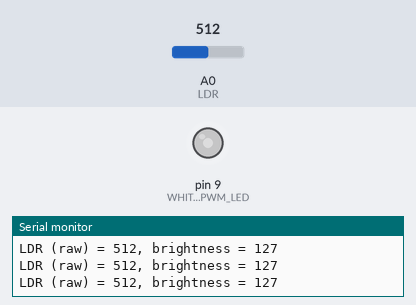
A sketch run on a simulated Arduino Uno, built with avr-gcc and run on an emulated ATmega328P. Shown: output pins drawn as LEDs (lit = HIGH), the last lines printed to the serial monitor. Inputs (shaded band) come from the test bench; at power-on: A0 (LDR) = 512.

Above: at 1.2 s.
1.3 s: A0 (LDR) set to 716
At 1.7 s:
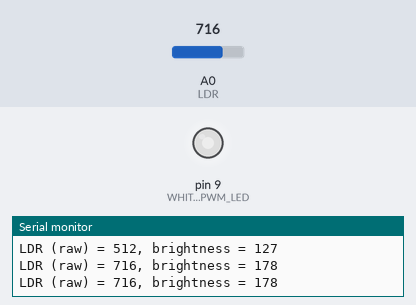
2.9 s: A0 (LDR) set to 900
At 4.2 s:
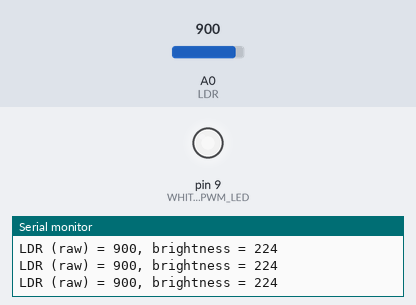
4.5 s: A0 (LDR) set to 122
At 5.7 s:
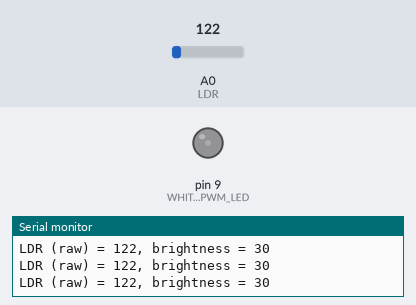
6.1 s: A0 (LDR) set to 0
At 7.1 s:
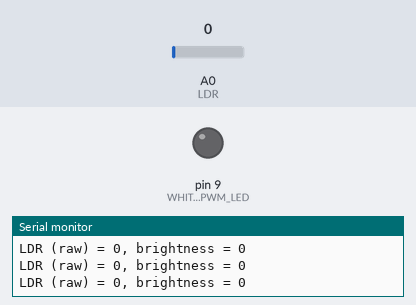
7.7 s: A0 (LDR) set to 511
At 8.5 s:
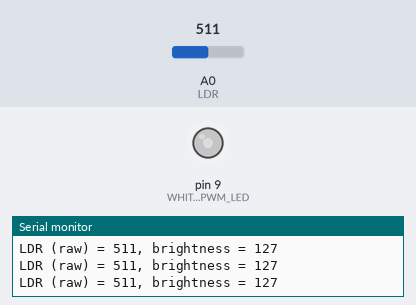
Timing chart, 0 to 10.3 s (numbered marks = the images above; inputs shaded):
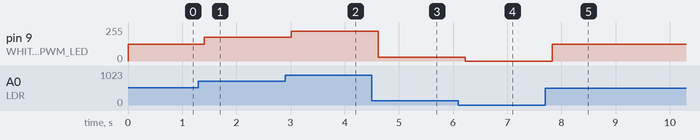

The sketch:

ldr.ino
```cpp
int WHITE_PWM_LED = 9;
int LDR = A0;
int ldr_level = 0;
int brightness = 0;

void setup() {
  // put your setup code here, to run once:
  pinMode(WHITE_PWM_LED, OUTPUT);
  pinMode(LDR, INPUT);
  Serial.begin(9600);
}

void loop() {
  // put your main code here, to run repeatedly:
  ldr_level = analogRead(LDR);
  Serial.print("LDR (raw) = ");
  Serial.print(ldr_level);

  brightness = map(ldr_level, 0, 1023, 0, 255);
  Serial.print(", brightness = ");
  Serial.println(brightness);

  analogWrite(WHITE_PWM_LED, brightness);

  delay(200);
}
```

Measured:
- after the input at 1.3 s, pin 9 (WHITE_PWM_LED): 127/255 → 178/255 after 0.11 s
- after the input at 2.9 s, pin 9 (WHITE_PWM_LED): 178/255 → 224/255 after 0.11 s
- after the input at 4.5 s, pin 9 (WHITE_PWM_LED): 224/255 → 30/255 after 0.12 s
- after the input at 6.1 s, pin 9 (WHITE_PWM_LED): 30/255 → 0/255 after 0.12 s
- after the input at 7.7 s, pin 9 (WHITE_PWM_LED): 0/255 → 127/255 after 0.13 s
